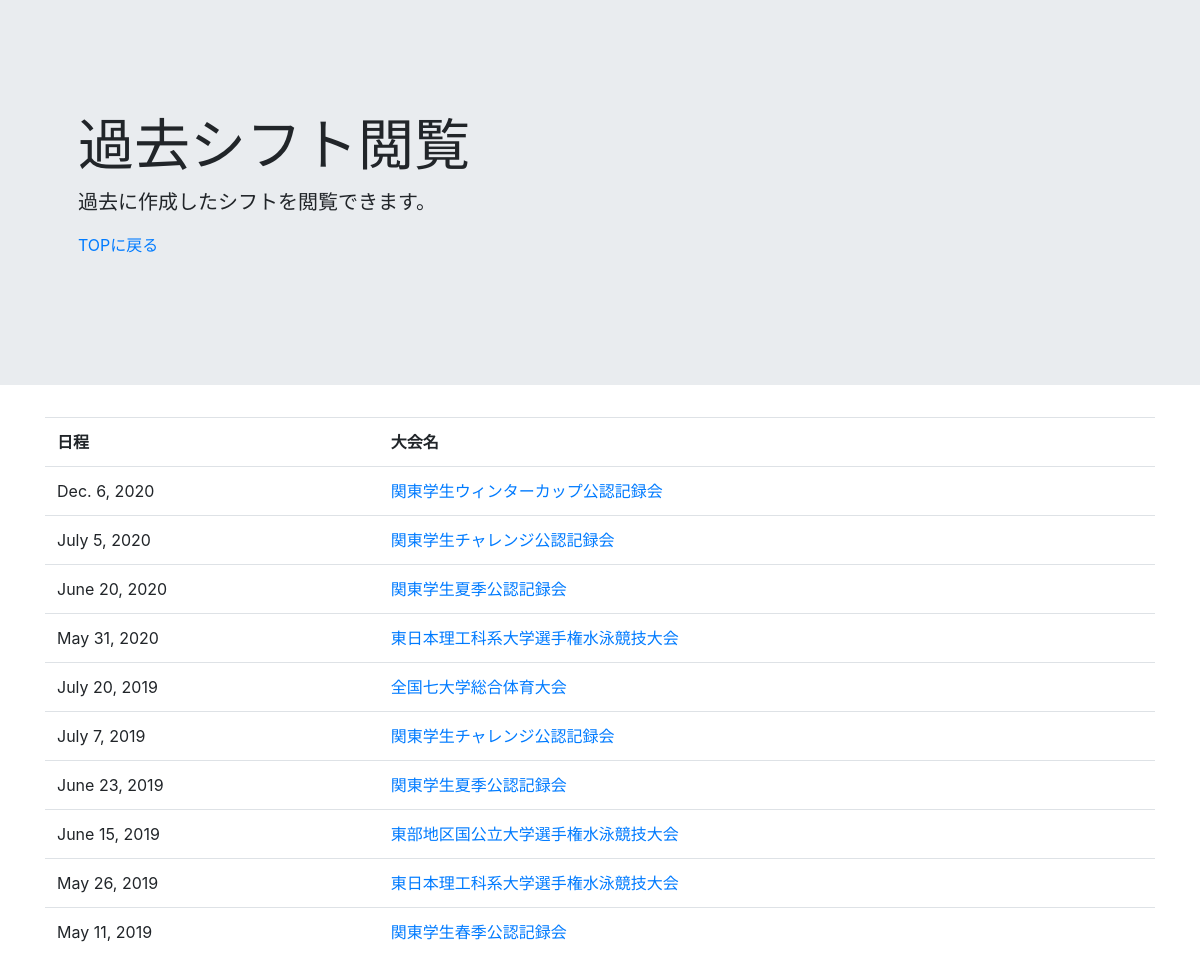
Page /shift/history on the earlier database version.
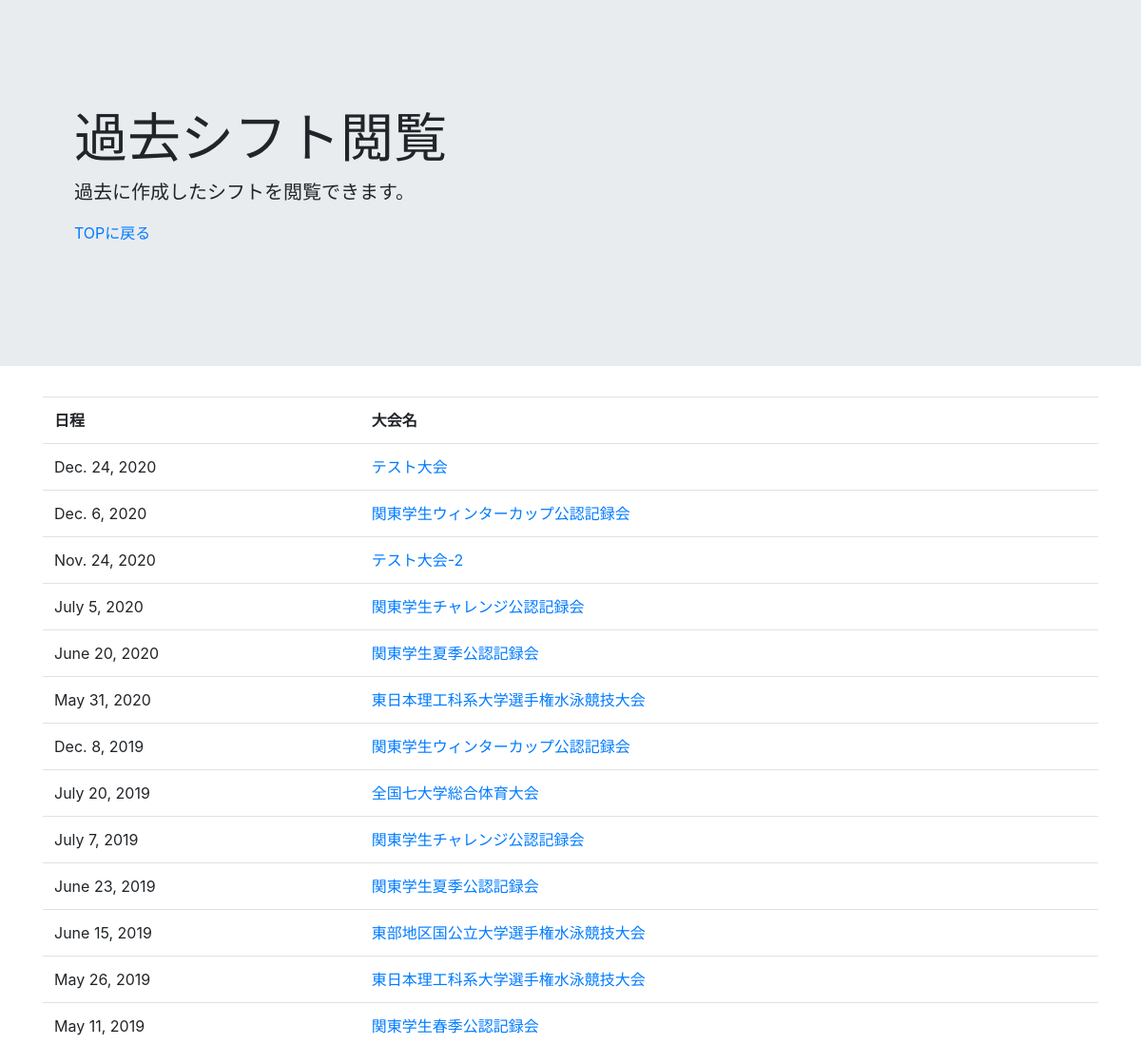
Same page on the later database version.
### shiftmakeapp/models.py (models this page shows, shortened)
class CompetitionModel(models.Model):
    name = models.CharField(max_length=50)
    year = models.IntegerField()
    start_date = models.DateField(auto_now=False, auto_now_add=False)
    end_date = models.DateField(auto_now=False, auto_now_add=False)
    days = models.IntegerField()
    class Meta:
        constraints = [
            models.UniqueConstraint(
                fields=('name', 'year'), name='unique_competition'
            )
        ]

### shiftmakeapp/views.py (the view)
# urls.py: path('history', HistoryView.as_view(), name='history'),
class HistoryView(ListView):
    template_name = 'history.html'
    model = CompetitionModel
    fields = ('name', 'year', 'start_date', 'end_date', 'days')
    def get_queryset(self):
        return CompetitionModel.objects.order_by('-year', '-start_date')

### templates/history.html
{% extends 'base.html' %}
{% block header %}
<header class="jumbotron jumbotron-fluid">
    <div class="container p-5">
        <h1 class="display-4">過去シフト閲覧</h1>
        <p class="lead">過去に作成したシフトを閲覧できます。</p>
        <p><a href="{% url 'top' %}">TOPに戻る</a></p>
    </div>
</header>
{% endblock header %}
{% block content %}
<div class="container">
    <table class="table">
        <tr>
            <th>日程</th>
            <th>大会名</th>
        </tr>
        {% for item in object_list %}
            <tr>
                <td>{{item.start_date}}</td>
                <td><a href="{% url 'shift:historydetail' item.pk %}">{{item.name}}</a></td>
            </tr>
        {% endfor %}
    </table>
</div>
{% endblock content %}

Differences in the rows shown:
added CompetitionModel: start_date "Dec. 24, 2020", name "テスト大会"
added CompetitionModel: start_date "Nov. 24, 2020", name "テスト大会-2"
added CompetitionModel: start_date "Dec. 8, 2019", name "関東学生ウィンターカップ公認記録会"
